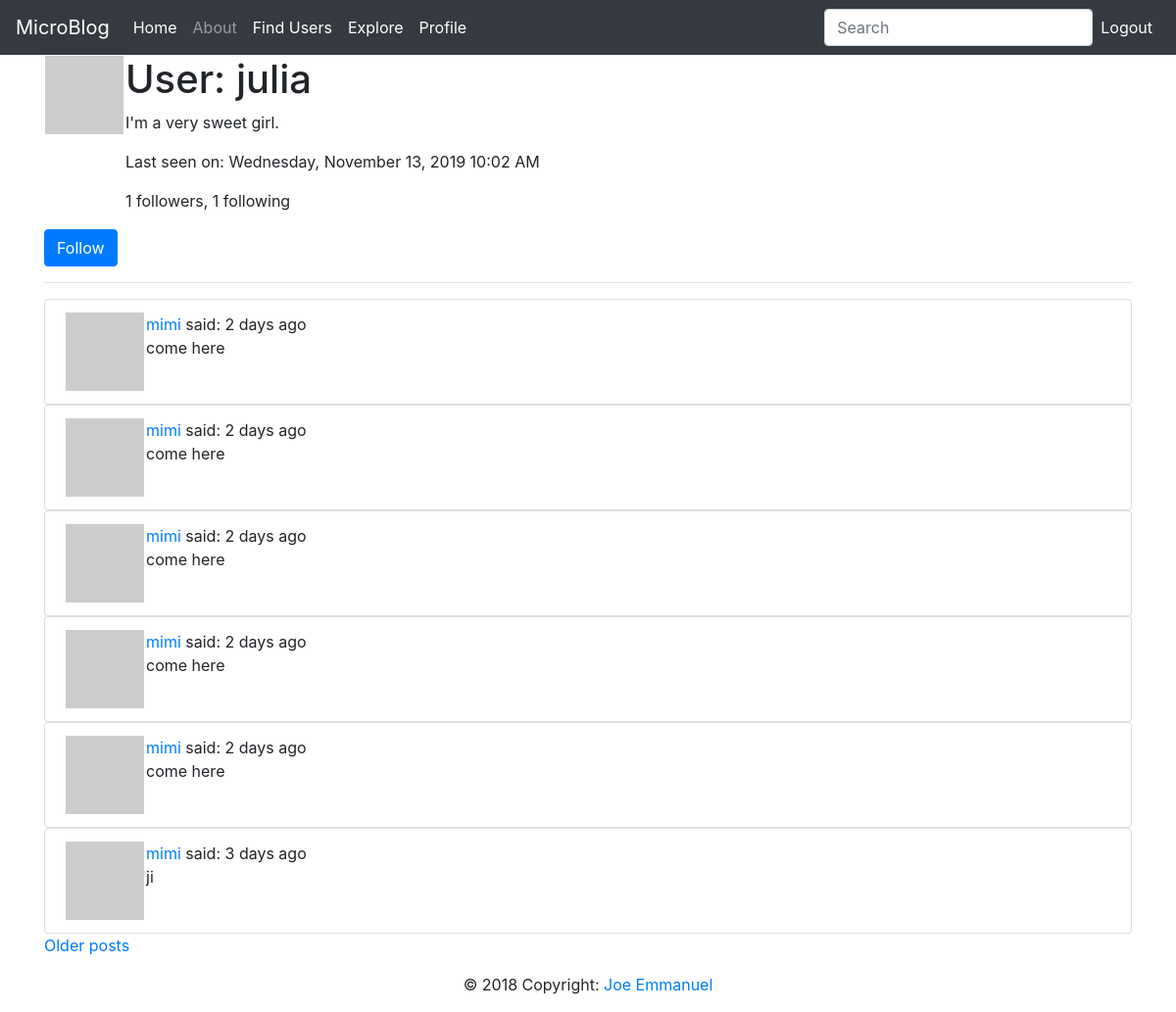
/user/julia (signed in), run on the app's committed database.
### app/models.py (models this page shows, shortened)
class User(UserMixin, db.Model):
    __tablename__ = 'user'
    id = db.Column(db.Integer, primary_key=True)
    username = db.Column(db.String(64), index=True, unique=True)
    email = db.Column(db.String(64), index=True, unique=True)
    password_hash = db.Column(db.String(128))
    posts = db.relationship('Post', backref='author', lazy='dynamic')
    about_me = db.Column(db.String(140))
    last_seen = db.Column(db.DateTime, default=datetime.utcnow)
    followed = db.relationship(
        'User', secondary=followers,
        primaryjoin=(followers.c.follower_id == id),
        secondaryjoin=(followers.c.followed_id == id),
        backref=db.backref('followers', lazy='dynamic'), lazy='dynamic')
    def avatar(self, size):
        digest = md5(self.email.lower().encode('utf-8')).hexdigest()
        return 'https://www.gravatar.com/avatar/{}?d=identicon&s={}'.format(
            digest, size)
    def is_following(self, user):
        return self.followed.filter(followers.c.followed_id == user.id).count() > 0
    def followed_posts(self):
        followed = Post.query.join(followers, (followers.c.followed_id == Post.user_id)) \
            .filter(followers.c.follower_id == self.id)
        own = Post.query.filter_by(user_id=self.id)
        return followed.union(own).order_by(Post.timestamp.desc())

class Post(db.Model):
    __tablename__ = 'posts'
    id = db.Column(db.Integer, primary_key=True)
    body = db.Column(db.String(140))
    timestamp = db.Column(db.DateTime, index=True, default=datetime.utcnow)
    user_id = db.Column(db.Integer, db.ForeignKey('user.id'))
    language = db.Column(db.String(5))

### app/main/routes.py (the view)
@bp.route('/user/<username>')
@login_required
def user(username):
    user = User.query.filter_by(username=username).first_or_404()
    page = request.args.get('page', 1, type=int)
    posts = current_user.followed_posts().paginate(page, current_app.config['POSTS_PER_PAGE'], False)
    next_url = url_for('main.user', username=user.username, page=posts.next_num) if posts.has_next else None
    prev_url = url_for('main.user', username=user.username, page=posts.prev_num) if posts.has_prev else None
    return render_template('user.html', user=user, posts=posts.items, next_url=next_url, prev_url=prev_url)

### app/main/forms.py
class SearchForm(FlaskForm):
    q = StringField('Search', validators=[DataRequired()])
    def __init__(self, *args, **kwargs):
        if 'formdata' not in kwargs:
            kwargs['formdata'] = request.args
        if 'csrf_enabled' not in kwargs:
            kwargs['csrf_enabled'] = False
        super(SearchForm, self).__init__(*args, **kwargs)

### app/main/routes.py (called while the page is built)
@bp.before_request
def before_request():
    if current_user.is_authenticated:
        current_user.last_seen = datetime.utcnow()
        db.session.commit()
        g.search_form = SearchForm()

### app/models.py (called while the page is built)
@login.user_loader
def loaded_user(id):
    return User.query.get(int(id))

### app/templates/user.html (shortened to what this page needs)
{% extends "base.html" %}
{% block content %}
    <table>
        <tr valign="top">
            <td><img src="{{ user.avatar(128) }}"></td>
            <td>
                <h1>User: {{ user.username }}</h1>
                {% if user.about_me %}<p>{{ user.about_me }}</p>{% endif %}
                {% if user.last_seen %}
                <p>Last seen on: {{ moment(user.last_seen).format('LLLL') }}</p>
                {% endif %}
                <p>{{ user.followers.count() }} followers, {{ user.followed.count() }} following</p>
            </td>
        </tr>
    </table>
        {% if user == current_user %}
        <p><a href="{{ url_for('main.edit_profile') }}">Edit your profile</a></p>
        {% elif not current_user.is_following(user) %}
        <p><a class="btn btn-primary" href="{{ url_for('main.follow', username=user.username) }}">Follow</a></p>
        {% else %}
        <p><a class="btn btn-primary" href="{{ url_for('main.unfollow', username=user.username) }}">Unfollow</a></p>
        {% endif %}
    <hr>
    {% for post in posts %}
        <ul class="list-group">
            <li class="list-group-item">{% include 'includes/_post.html' %}</li>
        </ul>
    {% endfor %}
    {% if next_url %}
    <a href="{{ next_url }}">Older posts</a>
    {% endif %}
{% endblock %}

### app/templates/includes/_post.html
<table>
    <tr valign="top">
        <td><img src="{{ post.author.avatar(36) }}"></td>
        <td>
            <a href="{{ url_for('main.user', username=post.author.username) }}">
            {{ post.author.username }}
            </a>
            said: {{ moment(post.timestamp).fromNow() }}
            <br>
            {{ post.body }}
        </td>
    </tr>
</table>

### data on the page
User: username "julia", about_me "I'm a very sweet girl.", last_seen "Wednesday, November 13, 2019 10:02 AM"
Post: author.username "mimi", timestamp "2 days ago", body "come here"
Post: author.username "mimi", timestamp "2 days ago", body "come here"
Post: author.username "mimi", timestamp "2 days ago", body "come here"
Post: author.username "mimi", timestamp "2 days ago", body "come here"
Post: author.username "mimi", timestamp "2 days ago", body "come here"
Post: author.username "mimi", timestamp "3 days ago", body "ji"

### other printed values
{{ user.followers.count() }} "1"
{{ user.followed.count() }} "1"
